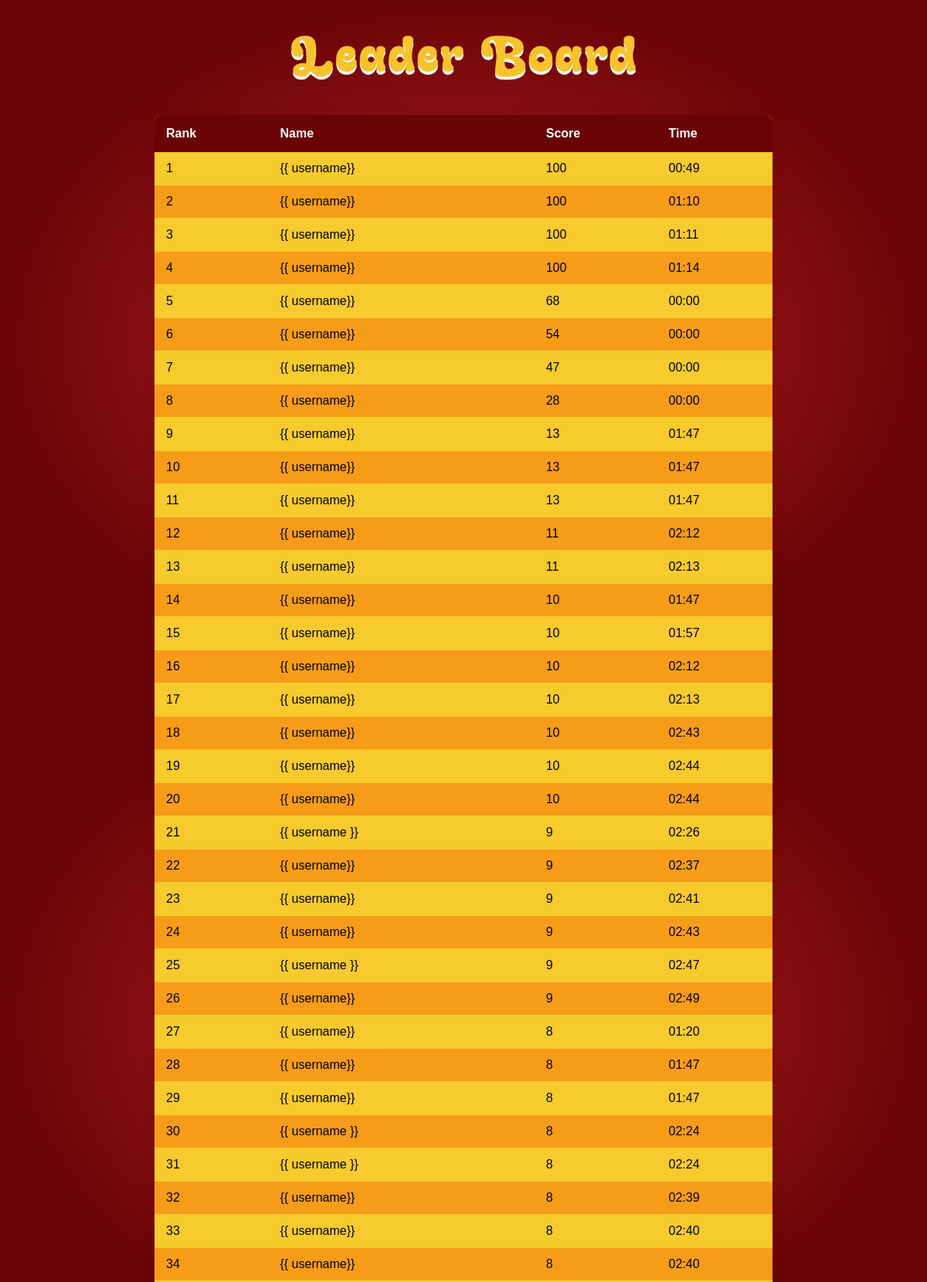
The app's page /leaderboard (upper part) with its own data.
### tables this page shows
CREATE TABLE scores(id integer primary key autoincrement,username text not null,score integer not null, time text not null 
);

### app.py (the view)
@app.route("/leaderboard")
def leaderboard():
    conn = sqlite3.connect("healthy_game.db")
    c = conn.cursor()
    c.execute("SELECT username, score, time FROM scores ORDER BY score DESC, time ASC;")
    scores = c.fetchall()
    conn.close()
    return render_template("leaderboard.html", scores=scores)

### templates/leaderboard.html (shortened to what this page needs)
<!DOCTYPE html>
<html lang="en">
<head>
</head>
<body>
  <div class="container">
    <img src="/static/img/leaderboard.png" alt="Leaderboard" class="leaderboard-title">
    <table class="leaderboard-table">
      <thead>
        <tr>
          <th>Rank</th>
          <th>Name</th>
          <th>Score</th>
          <th>Time</th>
        </tr>
      </thead>
      <tbody>
        <tbody>
          {% for row in scores %}
            <tr>
              <td>{{ loop.index }}</td>
              <td>{{ row[0] }}</td>
              <td>{{ row[1] }}</td>
              <td>{{ row[2] }}</td>
            </tr>
          {% else %}
            <tr>
              <td colspan="4">No scores available yet.</td>
            </tr>
          {% endfor %}
        </tbody>
      </tbody>
    </table>
  </div>
</body>
</html>

### templates/leaderboard.html (style rules this page uses)
body { font-family: Arial, sans-serif; margin: 40px; background: radial-gradient(50% 50% at 50% 50%, #C52525 0%, #6A0406 100%); height: 100vh; }
.leaderboard-title { display: block; margin: 0 auto 30px auto; width: 40%; font-size: 2.5em; }
.leaderboard-table { width: 100%; max-width: 800px; margin: 0 auto; border-collapse: collapse; background-color: #F7CA2D; box-shadow: 0 0 20px rgba(0,0,0,0.1); border-radius: 8px; overflow: hidden; }
.leaderboard-table th { background-color: #690305; color: white; padding: 15px; text-align: left; }
.leaderboard-table td { padding: 12px 15px; border-bottom: 1px solid #F7CA2D; }
.leaderboard-table tr:nth-child(even) { background-color: #F69C19; }
.container { max-width: 1200px; margin: 0 auto; }

### records on screen
scores: username "{{ username}}", score "100", time "00:49"
scores: username "{{ username}}", score "100", time "01:10"
scores: username "{{ username}}", score "100", time "01:11"
scores: username "{{ username}}", score "100", time "01:14"
scores: username "{{ username}}", score "68", time "00:00"
scores: username "{{ username}}", score "54", time "00:00"
scores: username "{{ username}}", score "47", time "00:00"
scores: username "{{ username}}", score "28", time "00:00"
scores: username "{{ username}}", score "13", time "01:47"
scores: username "{{ username}}", score "13", time "01:47"
scores: username "{{ username}}", score "13", time "01:47"
scores: username "{{ username}}", score "11", time "02:12"
scores: username "{{ username}}", score "11", time "02:13"
scores: username "{{ username}}", score "10", time "01:47"
scores: username "{{ username}}", score "10", time "01:57"
scores: username "{{ username}}", score "10", time "02:12"
scores: username "{{ username}}", score "10", time "02:13"
scores: username "{{ username}}", score "10", time "02:43"
scores: username "{{ username}}", score "10", time "02:44"
scores: username "{{ username}}", score "10", time "02:44"
scores: username "{{ username }}", score "9", time "02:26"
scores: username "{{ username}}", score "9", time "02:37"
scores: username "{{ username}}", score "9", time "02:41"
scores: username "{{ username}}", score "9", time "02:43"
scores: username "{{ username }}", score "9", time "02:47"
scores: username "{{ username}}", score "9", time "02:49"
scores: username "{{ username}}", score "8", time "01:20"
scores: username "{{ username}}", score "8", time "01:47"
scores: username "{{ username}}", score "8", time "01:47"
scores: username "{{ username }}", score "8", time "02:24"
scores: username "{{ username }}", score "8", time "02:24"
scores: username "{{ username}}", score "8", time "02:39"
scores: username "{{ username}}", score "8", time "02:40"
scores: username "{{ username}}", score "8", time "02:40"
